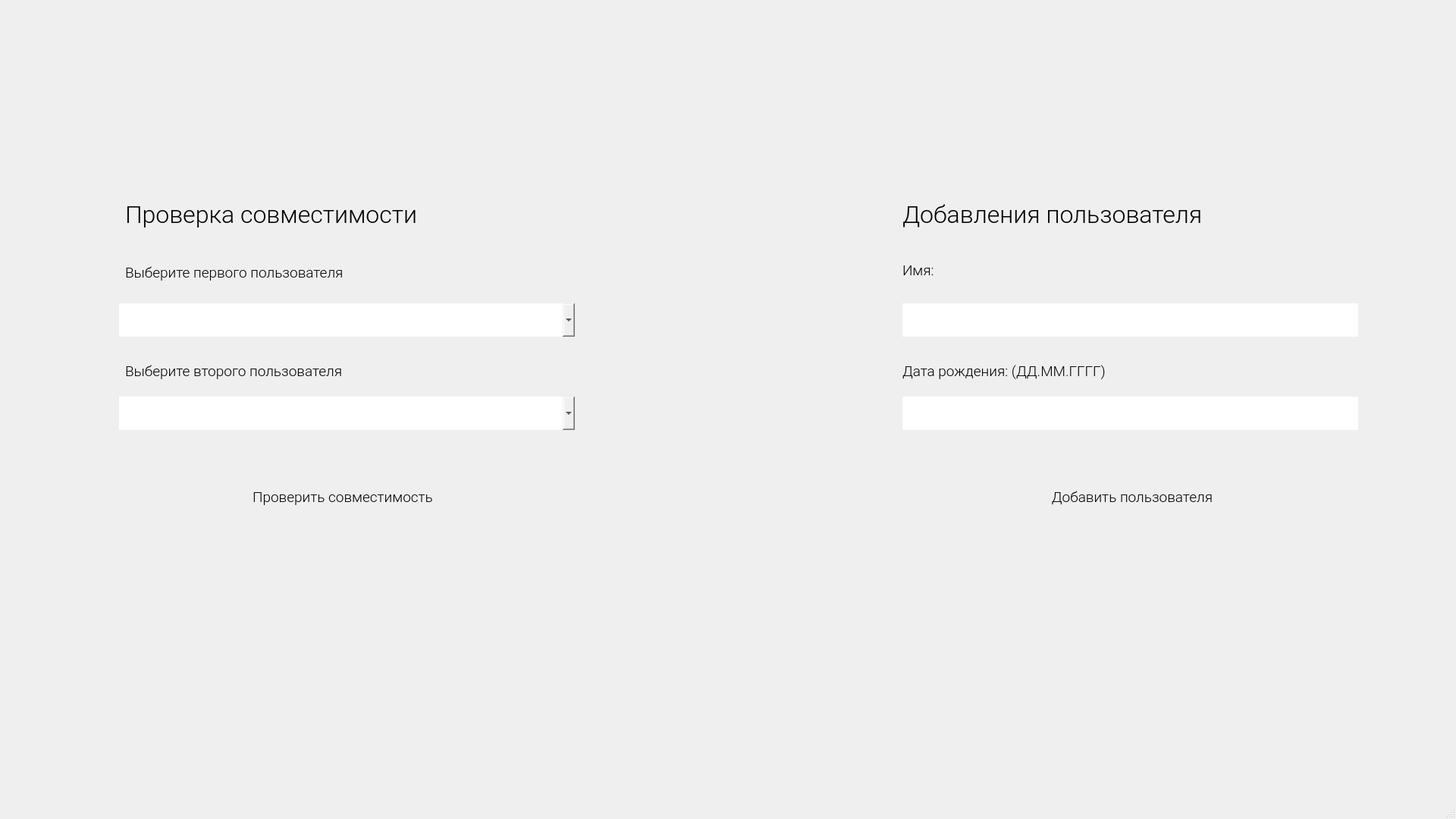
<?xml version="1.0" encoding="UTF-8"?>
<ui version="4.0">
 <class>MainWindow</class>
 <widget class="QMainWindow" name="MainWindow">
  <property name="geometry">
   <rect>
    <x>0</x>
    <y>0</y>
    <width>1920</width>
    <height>1080</height>
   </rect>
  </property>
  <property name="windowTitle">
   <string>G-Lune</string>
  </property>
  <widget class="QWidget" name="centralwidget">
   <widget class="QPushButton" name="pushButton">
    <property name="geometry">
     <rect>
      <x>229</x>
      <y>630</y>
      <width>446</width>
      <height>51</height>
     </rect>
    </property>
    <property name="font">
     <font>
      <family>Roboto Light</family>
      <pointsize>14</pointsize>
     </font>
    </property>
    <property name="styleSheet">
     <string notr="true">/* Rectangle 18 */

position: absolute;
width: 446px;
height: 51px;
left: 229px;
top: 716px;

background: linear-gradient(90deg, rgba(238, 240, 252, 0) 0%, rgba(255, 255, 255, 0.2) 50%, rgba(238, 240, 252, 0) 100%), #E8CAEC;
box-shadow: 0px 4px 3.8px rgba(0, 0, 0, 0.25);
border-radius: 20px;
transform: matrix(1, 0, 0, -1, 0, 0);
</string>
    </property>
    <property name="text">
     <string>Проверить совместимость</string>
    </property>
   </widget>
   <widget class="QLabel" name="label">
    <property name="geometry">
     <rect>
      <x>165</x>
      <y>250</y>
      <width>538</width>
      <height>65</height>
     </rect>
    </property>
    <property name="font">
     <font>
      <family>Roboto Light</family>
      <pointsize>24</pointsize>
     </font>
    </property>
    <property name="text">
     <string>Проверка совместимости</string>
    </property>
   </widget>
   <widget class="QLabel" name="label_2">
    <property name="geometry">
     <rect>
      <x>165</x>
      <y>340</y>
      <width>444</width>
      <height>38</height>
     </rect>
    </property>
    <property name="font">
     <font>
      <family>Roboto Light</family>
      <pointsize>14</pointsize>
     </font>
    </property>
    <property name="text">
     <string>Выберите первого пользователя</string>
    </property>
   </widget>
   <widget class="QLabel" name="label_3">
    <property name="geometry">
     <rect>
      <x>165</x>
      <y>470</y>
      <width>444</width>
      <height>38</height>
     </rect>
    </property>
    <property name="font">
     <font>
      <family>Roboto Light</family>
      <pointsize>14</pointsize>
     </font>
    </property>
    <property name="text">
     <string>Выберите второго пользователя</string>
    </property>
   </widget>
   <widget class="QComboBox" name="comboBox">
    <property name="geometry">
     <rect>
      <x>157</x>
      <y>400</y>
      <width>601</width>
      <height>44</height>
     </rect>
    </property>
    <property name="styleSheet">
     <string notr="true">/* Rectangle 14 */

position: absolute;
width: 601px;
height: 44px;
left: 157px;
top: 454px;

background: linear-gradient(90deg, rgba(238, 240, 252, 0) 0%, rgba(255, 255, 255, 0.2) 50%, rgba(238, 240, 252, 0) 100%), #E2E2E2;
box-shadow: 0px 4px 3.8px rgba(0, 0, 0, 0.25);
border-radius: 28px;
transform: matrix(1, 0, 0, -1, 0, 0);
</string>
    </property>
   </widget>
   <widget class="QComboBox" name="comboBox_2">
    <property name="geometry">
     <rect>
      <x>157</x>
      <y>523</y>
      <width>601</width>
      <height>44</height>
     </rect>
    </property>
    <property name="styleSheet">
     <string notr="true">/* Rectangle 14 */

position: absolute;
width: 601px;
height: 44px;
left: 157px;
top: 454px;

background: linear-gradient(90deg, rgba(238, 240, 252, 0) 0%, rgba(255, 255, 255, 0.2) 50%, rgba(238, 240, 252, 0) 100%), #E2E2E2;
box-shadow: 0px 4px 3.8px rgba(0, 0, 0, 0.25);
border-radius: 28px;
transform: matrix(1, 0, 0, -1, 0, 0);
</string>
    </property>
   </widget>
   <widget class="QLabel" name="label_4">
    <property name="geometry">
     <rect>
      <x>1190</x>
      <y>250</y>
      <width>538</width>
      <height>65</height>
     </rect>
    </property>
    <property name="font">
     <font>
      <family>Roboto Light</family>
      <pointsize>24</pointsize>
     </font>
    </property>
    <property name="text">
     <string>Добавления пользователя</string>
    </property>
   </widget>
   <widget class="QLabel" name="label_5">
    <property name="geometry">
     <rect>
      <x>1190</x>
      <y>340</y>
      <width>444</width>
      <height>33</height>
     </rect>
    </property>
    <property name="font">
     <font>
      <family>Roboto Light</family>
      <pointsize>14</pointsize>
     </font>
    </property>
    <property name="text">
     <string>Имя:</string>
    </property>
   </widget>
   <widget class="QLabel" name="label_6">
    <property name="geometry">
     <rect>
      <x>1190</x>
      <y>470</y>
      <width>444</width>
      <height>38</height>
     </rect>
    </property>
    <property name="font">
     <font>
      <family>Roboto Light</family>
      <pointsize>14</pointsize>
     </font>
    </property>
    <property name="text">
     <string>Дата рождения: (ДД.ММ.ГГГГ)</string>
    </property>
   </widget>
   <widget class="QPushButton" name="pushButton_2">
    <property name="geometry">
     <rect>
      <x>1270</x>
      <y>630</y>
      <width>446</width>
      <height>51</height>
     </rect>
    </property>
    <property name="font">
     <font>
      <family>Roboto Light</family>
      <pointsize>14</pointsize>
     </font>
    </property>
    <property name="styleSheet">
     <string notr="true">/* Rectangle 12 */

position: absolute;
width: 446px;
height: 51px;
left: 1253px;
top: 716px;

background: linear-gradient(90deg, rgba(238, 240, 252, 0) 0%, rgba(255, 255, 255, 0.2) 50%, rgba(238, 240, 252, 0) 100%), #E8CAEC;
box-shadow: 0px 4px 3.8px rgba(0, 0, 0, 0.25);
border-radius: 20px;
transform: matrix(1, 0, 0, -1, 0, 0);
</string>
    </property>
    <property name="text">
     <string>Добавить пользователя</string>
    </property>
   </widget>
   <widget class="QLineEdit" name="lineEdit">
    <property name="geometry">
     <rect>
      <x>1190</x>
      <y>400</y>
      <width>601</width>
      <height>44</height>
     </rect>
    </property>
    <property name="font">
     <font>
      <family>Roboto Light</family>
      <pointsize>10</pointsize>
     </font>
    </property>
    <property name="styleSheet">
     <string notr="true">/* Rectangle 10 */

position: absolute;
width: 601px;
height: 44px;
left: 1175px;
top: 452px;

background: linear-gradient(90deg, rgba(238, 240, 252, 0) 0%, rgba(255, 255, 255, 0.2) 50%, rgba(238, 240, 252, 0) 100%), #DFDFDF;
box-shadow: 0px 4px 3.8px rgba(0, 0, 0, 0.25);
border-radius: 28px;
transform: matrix(1, 0, 0, -1, 0, 0);
</string>
    </property>
   </widget>
   <widget class="QLineEdit" name="lineEdit_2">
    <property name="geometry">
     <rect>
      <x>1190</x>
      <y>523</y>
      <width>601</width>
      <height>44</height>
     </rect>
    </property>
    <property name="styleSheet">
     <string notr="true">/* Rectangle 10 */

position: absolute;
width: 601px;
height: 44px;
left: 1175px;
top: 452px;

background: linear-gradient(90deg, rgba(238, 240, 252, 0) 0%, rgba(255, 255, 255, 0.2) 50%, rgba(238, 240, 252, 0) 100%), #DFDFDF;
box-shadow: 0px 4px 3.8px rgba(0, 0, 0, 0.25);
border-radius: 28px;
transform: matrix(1, 0, 0, -1, 0, 0);
</string>
    </property>
   </widget>
  </widget>
  <widget class="QMenuBar" name="menubar">
   <property name="geometry">
    <rect>
     <x>0</x>
     <y>0</y>
     <width>1920</width>
     <height>26</height>
    </rect>
   </property>
  </widget>
  <widget class="QStatusBar" name="statusbar"/>
 </widget>
 <resources/>
 <connections/>
</ui>
